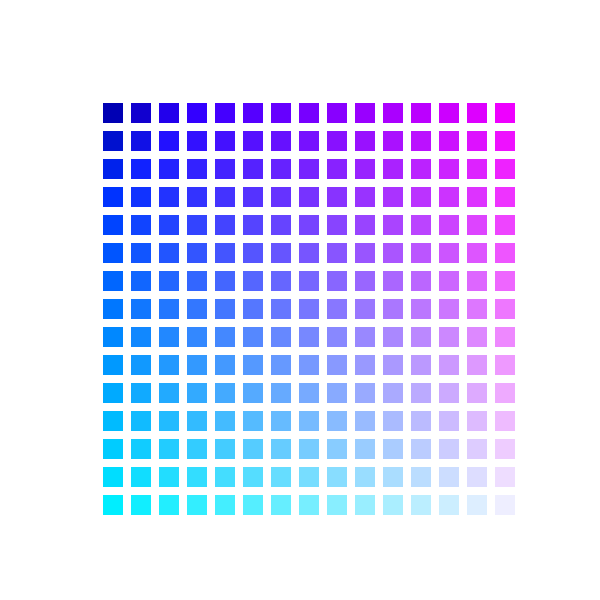
Frame 1 (no input)
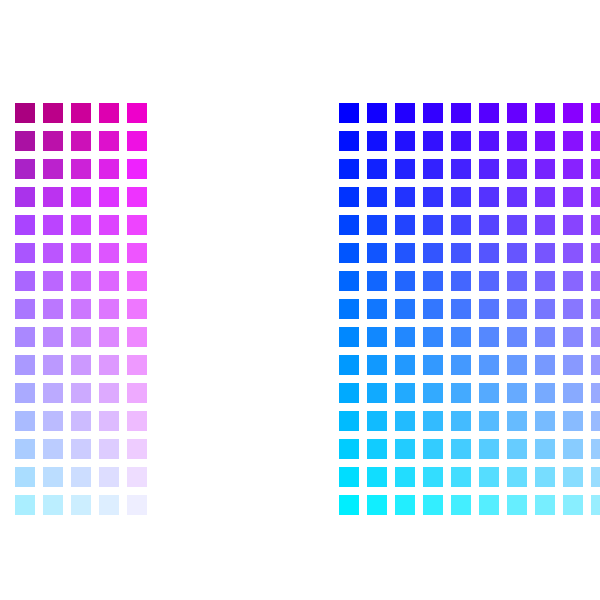
Frame 60 (the mouse pressed at the canvas centre just before this capture)
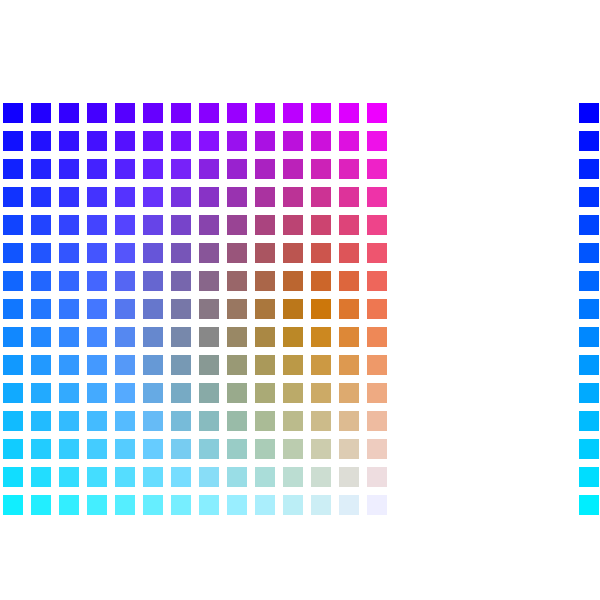
Frame 120 (the mouse held since frame 60 and released just before this capture)

The Processing sketch that drew these frames (run headless with seeded random() and noise(); from frame 60 on, the mouse is pressed at the canvas centre):

// Processing sketch: nc_wk7_hw_part1a
// ── nc_wk7_hw_part1a.pde
int COLS_NUM = 15;
int ROWS_NUM = 15;

float[][] posx = new float[COLS_NUM][ROWS_NUM];
float[][] posy = new float[COLS_NUM][ROWS_NUM];

float a = 0.0;
float inc = TWO_PI/25/0;


void setup() {
  size(600, 600);

  float xStepAmount = (width-200)/(posx.length - 1);
  float yStepAmount = (height-200)/(posx[0].length - 1);

  for (int i = 0; i < posx.length; i++) {
    for (int j = 0; j < posx[0].length; j++) {
      posx[i][j] = 100 + i * xStepAmount;
      posy[i][j] = 100 + j * yStepAmount;
    }
  }

  strokeWeight(5);
  stroke(255);
}

void draw() {
  background(255);

  for (int i = 0; i < posx.length; i++) {
    for (int j = 0; j < posx[0].length; j++) {
      float r = map(i,0,posx.length,0,255);
      float g = map(j,0,posx[0].length,0,255);
      float b = map(dist(mouseX,mouseY,posx[i][j],posy[i][j]),0,200,0,255);
      fill(r,g,b);
      rect(posx[i][j], posy[i][j],25,25);
      //a = a + inc;
      //posx[i][j] += random(-1,1);
      //posy[i][j] += random(-1,1);
      //posx[i][j] += posx[i][j]+sin(a)*40.0;
      
      posx[i][j] += 4 ;
      //posy[i][j] += ; 
      
   
        if (posx[i][j] > width || posx[i][j] < 0) {
            posx[i][j] = 0;
    }
    
     //if ( posy[i][j] > height || posy[i][j] < 0) {
       
     //}
    
    
  }
  
  
  }

  
}
